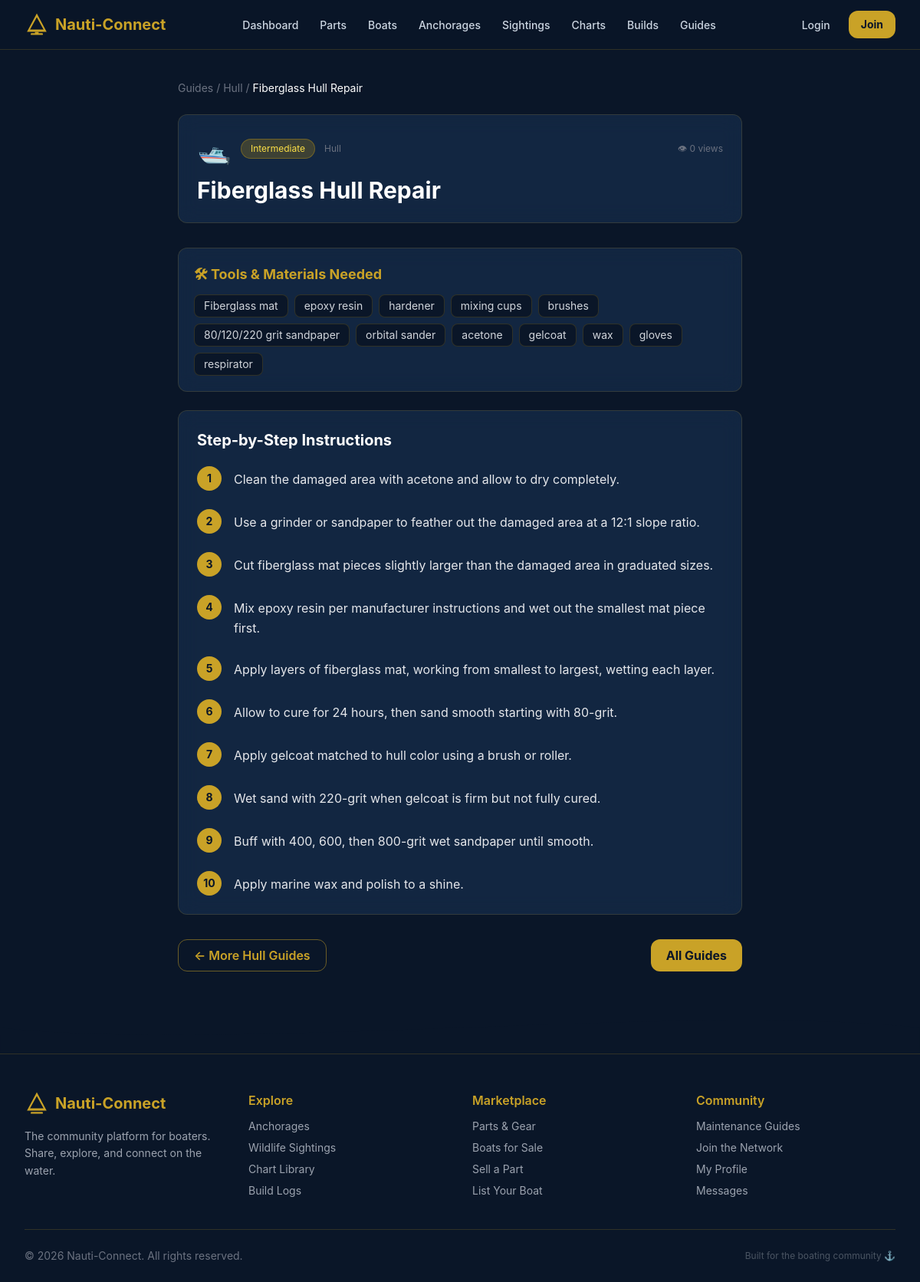
The app's page /maintenance/view.php?id=2 with its own data.
### tables this page shows
CREATE TABLE IF NOT EXISTS maintenance_guides (
    id INT AUTO_INCREMENT PRIMARY KEY,
    title VARCHAR(255) NOT NULL,
    category ENUM('engine','electrical','hull','sails','other') NOT NULL,
    difficulty_level ENUM('beginner','intermediate','advanced') NOT NULL,
    tools_needed TEXT,
    steps_json JSON,
    video_url VARCHAR(500),
    views INT DEFAULT 0,
    created_at TIMESTAMP DEFAULT CURRENT_TIMESTAMP,
    FULLTEXT(title, tools_needed)
);

### includes/functions.php (called while the page is built, shortened)
<?php
function sanitize(string $input): string {
    return htmlspecialchars(trim($input), ENT_QUOTES | ENT_HTML5, 'UTF-8');
}

### maintenance/view.php (the view, shortened to what this page needs)
<?php
require_once __DIR__ . '/../includes/functions.php';
require_once __DIR__ . '/../includes/db.php';
$id = (int)($_GET['id'] ?? 0);
$stmt = $conn->prepare('SELECT * FROM maintenance_guides WHERE id = ?');
$stmt->bind_param('i', $id);
$stmt->execute();
$guide = $stmt->get_result()->fetch_assoc();
$steps     = json_decode($guide['steps_json'] ?? '[]', true) ?: [];
$tools     = array_filter(array_map('trim', explode(',', $guide['tools_needed'] ?? '')));
$diffColor = match ($guide['difficulty_level']) {
    'beginner'     => 'bg-green-500/20 text-green-300 border-green-500/30',
    'intermediate' => 'bg-yellow-500/20 text-yellow-300 border-yellow-500/30',
    'advanced'     => 'bg-red-500/20 text-red-300 border-red-500/30',
    default        => 'bg-gray-500/20 text-gray-300',
};
$catEmoji = match ($guide['category']) { 'engine'=>'⚙️','electrical'=>'⚡','hull'=>'🛥️','sails'=>'⛵',default=>'🔧' };
include __DIR__ . '/../includes/header.php';
?>
<main class="max-w-3xl mx-auto px-4 py-10">
    <nav class="text-sm text-gray-500 mb-6">
        <a href="<?= SITE_URL ?>/maintenance/" class="hover:text-[#c9a227]">Guides</a> /
        <a href="<?= SITE_URL ?>/maintenance/?category=<?= urlencode($guide['category']) ?>" class="hover:text-[#c9a227] capitalize"><?= sanitize($guide['category']) ?></a> /
        <span class="text-white"><?= sanitize($guide['title']) ?></span>
    </nav>
    <div class="glass-card p-6 mb-8">
        <div class="flex flex-wrap items-center gap-3 mb-4">
            <span class="text-4xl"><?= $catEmoji ?></span>
            <span class="text-xs px-3 py-1 rounded-full border <?= $diffColor ?>"><?= ucfirst($guide['difficulty_level']) ?></span>
            <span class="text-xs text-gray-500 capitalize"><?= sanitize($guide['category']) ?></span>
            <span class="text-xs text-gray-500 ml-auto">👁 <?= number_format((int)$guide['views']) ?> views</span>
        </div>
        <h1 class="text-3xl font-bold text-white"><?= sanitize($guide['title']) ?></h1>
    </div>
    <?php if (!empty($tools)): ?>
        <div class="glass-card p-5 mb-6">
            <h2 class="text-lg font-bold text-[#c9a227] mb-3">🛠 Tools &amp; Materials Needed</h2>
            <div class="flex flex-wrap gap-2">
                <?php foreach ($tools as $tool): ?>
                    <span class="bg-[#0a1628] border border-[#c9a227]/20 text-gray-300 text-sm px-3 py-1 rounded-lg"><?= sanitize($tool) ?></span>
                <?php endforeach; ?>
            </div>
        </div>
    <?php endif; ?>
    <?php if (!empty($steps)): ?>
        <div class="glass-card p-6 mb-8">
            <h2 class="text-xl font-bold text-white mb-5">Step-by-Step Instructions</h2>
            <ol class="space-y-6">
                <?php foreach ($steps as $i => $step): ?>
                    <li class="flex gap-4">
                        <div class="flex-shrink-0 w-8 h-8 rounded-full bg-[#c9a227] text-[#0a1628] font-bold text-sm flex items-center justify-center">
                            <?= $i + 1 ?>
                        </div>
                        <div class="flex-1 pt-1">
                            <p class="text-gray-200 leading-relaxed"><?= sanitize($step) ?></p>
                        </div>
                    </li>
                <?php endforeach; ?>
            </ol>
        </div>
    <?php endif; ?>
    <div class="flex justify-between gap-4">
        <a href="<?= SITE_URL ?>/maintenance/?category=<?= urlencode($guide['category']) ?>" class="btn-outline px-5 py-2">← More <?= ucfirst($guide['category']) ?> Guides</a>
        <a href="<?= SITE_URL ?>/maintenance/" class="btn-gold px-5 py-2">All Guides</a>
    </div>
</main>
<?php include __DIR__ . '/../includes/footer.php'; ?>

### assets/css/style.css (style rules this page uses)
*, *::before, *::after { box-sizing: border-box; }
body { font-family: -apple-system, BlinkMacSystemFont, 'Segoe UI', Roboto, sans-serif; background: #0a1628; color: #e2e8f0; }
.glass-card { background: rgba(30, 58, 95, 0.45); backdrop-filter: blur(12px); -webkit-backdrop-filter: blur(12px); border: 1px solid rgba(201, 162, 39, 0.18); border-radius: 0.75rem; }
.btn-gold { display: inline-flex; align-items: center; justify-content: center; background-color: #c9a227; color: #0a1628; font-weight: 700; border-radius: 0.75rem; text-decoration: none; cursor: pointer; border: none; transition: background-color 0.2s, transform 0.1s; padding: 0.5rem 1.25rem; }
.btn-outline { display: inline-flex; align-items: center; justify-content: center; background-color: transparent; color: #c9a227; font-weight: 600; border: 1.5px solid rgba(201, 162, 39, 0.5); border-radius: 0.75rem; text-decoration: none; cursor: pointer; transition: background-color 0.2s, border-color 0.2s; padding: 0.5rem 1.25rem; }

### records on screen
maintenance_guides: category "Hull", title "Fiberglass Hull Repair", category "🛥️", difficulty_level "Intermediate", views "0", tools_needed "Fiberglass mat", tools_needed "epoxy resin", tools_needed "hardener", tools_needed "mixing cups", tools_needed "brushes", tools_needed "80/120/220 grit sandpaper", tools_needed "orbital sander", tools_needed "acetone", tools_needed "gelcoat", tools_needed "wax", tools_needed "gloves", tools_needed "respirator", steps_json "Clean the damaged area with acetone and allow to dry completely.", steps_json "Use a grinder or sandpaper to feather out the damaged area at a 12:1 slope ratio.", steps_json "Cut fiberglass mat pieces slightly larger than the damaged area in graduated sizes.", steps_json "Mix epoxy resin per manufacturer instructions and wet out the smallest mat piece first.", steps_json "Apply layers of fiberglass mat, working from smallest to largest, wetting each layer.", steps_json "Allow to cure for 24 hours, then sand smooth starting with 80-grit.", steps_json "Apply gelcoat matched to hull color using a brush or roller.", steps_json "Wet sand with 220-grit when gelcoat is firm but not fully cured.", steps_json "Buff with 400, 600, then 800-grit wet sandpaper until smooth.", steps_json "Apply marine wax and polish to a shine."
